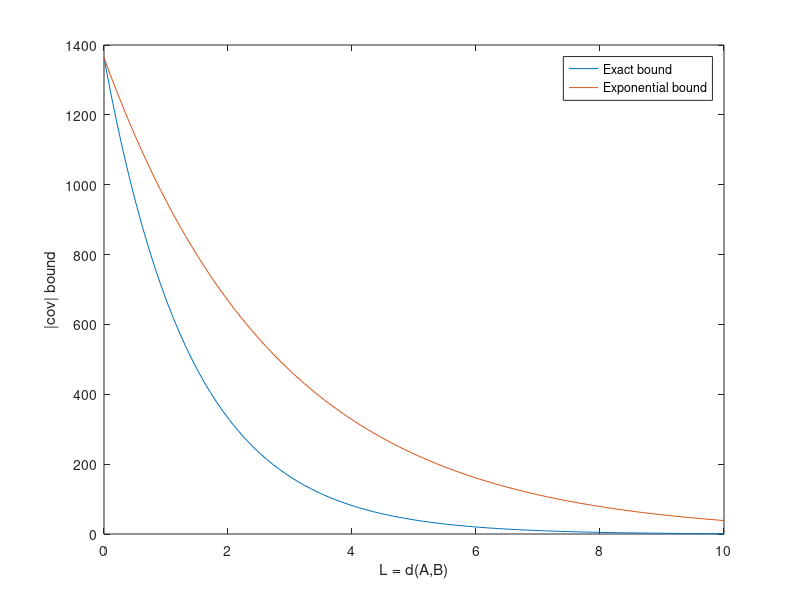
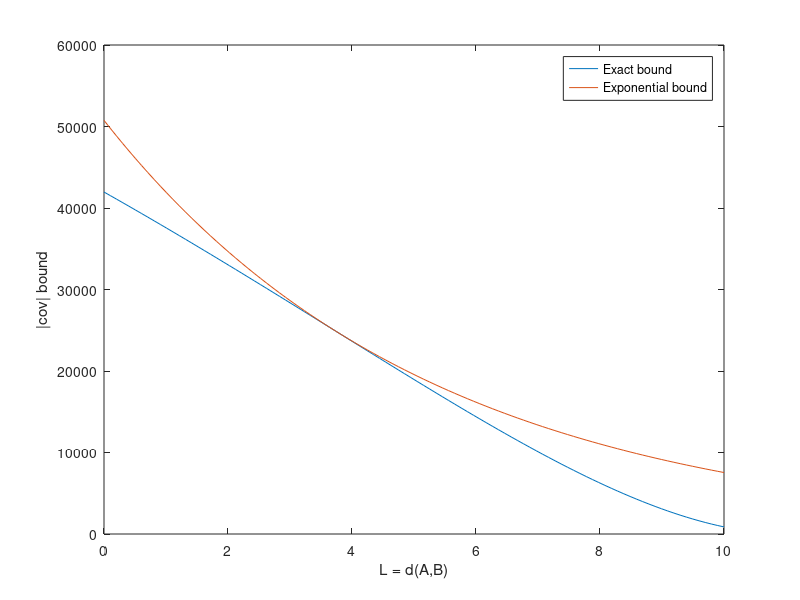
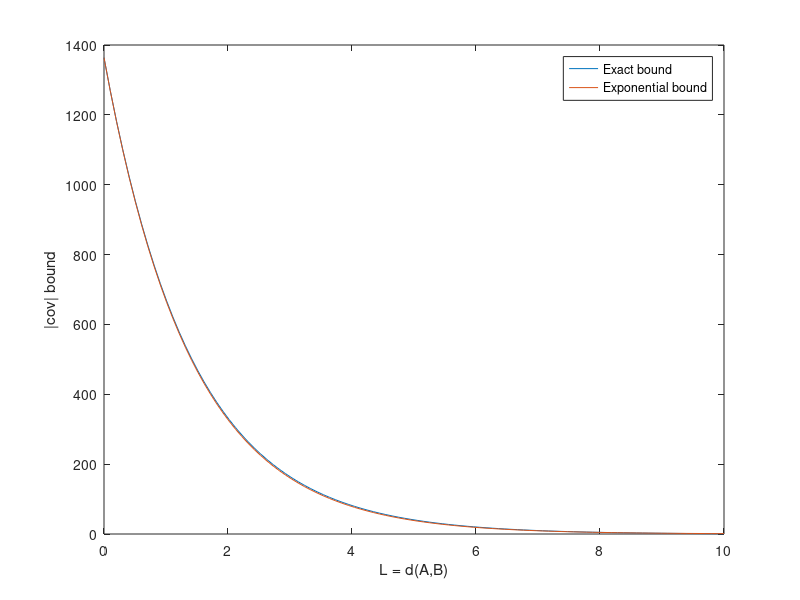

Here is the MATLAB script that generated these plots, in order:
% Sets up variables for gamma(2\beta J) < 1 (we take b == gamma(2\beta J)).
N = 10;
b = 0.7;
r = (N+1)/(1-b);
x = linspace(0, N);
y1 = zeros(1,100);
y2 = zeros(1,100);

% For L \in [0, N] y1(L) is exact covariance bound and y2(L) is
% exponential bound with \xi = |ln(b)|^{-1}.
for i=1:100
    y1(i) = 2*r*(b^x(i)-b^(N+1))+r^2*(b^x(i)-b^(N+1))^2;
    y2(i) = 2*(r*(1-b^(N+1))+0.5*r^2*(1-b^(N+1))^2)*b^(x(i));
end

% Plots the graphs for for y1 and y2 to show that y2(L) >= y1(L) for all L
% \in [0, N] (Figure 4 in paper).
figure(1)
plot(x,y1)
hold on
plot(x,y2)
legend('Exact bound', 'Exponential bound')
xlabel('L = d(A,B)')
ylabel('|cov| bound')
% print -depsc blessthan1.eps


% Sets up variables for gamma(2\beta J) > 1, with some extra variables
% defined for ease.
N = 10;
b = 1.1;
r = (N+1)/(b-1);
B = b^(N+1);
R = r*B+1;
x = linspace(0, N);
y1 = zeros(1,100);
y2 = zeros(1,100);

% For L \in [0, N] y1(L) is exact covariance bound and y2(L) is
% exponential bound with \xi = 0.5*|ln(b)|^{-1}.
for i=1:100
    y1(i) = 2*r*(B-b^x(i))+r^2*(B-b^x(i))^2;
    y2(i) = ((R^2-4+R*sqrt(R^2+8))*(5*R^2+4-3*R*sqrt(R^2+8))/(64*r^2))*b^(-2*x(i));
end

% Plots the graphs for for y1 and y2 to show that y2(L) >= y1(L) for all L
% \in [0, N] (Figure 6 in paper).
figure(2)
plot(x,y1)
hold on
plot(x,y2)
legend('Exact bound', 'Exponential bound')
xlabel('L = d(A,B)')
ylabel('|cov| bound')
% print -depsc bgreaterthan1.eps

% Set up variables for gamma(2\beta J) < 1.
N = 10;
b = 0.7;
r = (N+1)/(1-b);
x = linspace(0, N);
y1 = zeros(1,100);
y2 = zeros(1,100);

% For L \in [0, N] y1(L) is exact covariance bound and y2(L) is
% exponential bound with \xi = 0.5*|ln(b)|^{-1}.
for i=1:100
    y1(i) = 2*r*(b^x(i)-b^(N+1))+r^2*(b^x(i)-b^(N+1))^2;
    y2(i) = 2*(r*(1-b^(N+1))+0.5*r^2*(1-b^(N+1))^2)*b^(2*x(i));
end

% Plots the graphs for for y1 and y2 to show that they are very similar for
% all L \in [0, N] (Figure 5 in paper).
figure(3)
plot(x,y1)
hold on
plot(x,y2)
legend('Exact bound', 'Exponential bound')
xlabel('L = d(A,B)')
ylabel('|cov| bound')
% print -depsc blessthan1doublexi.eps
